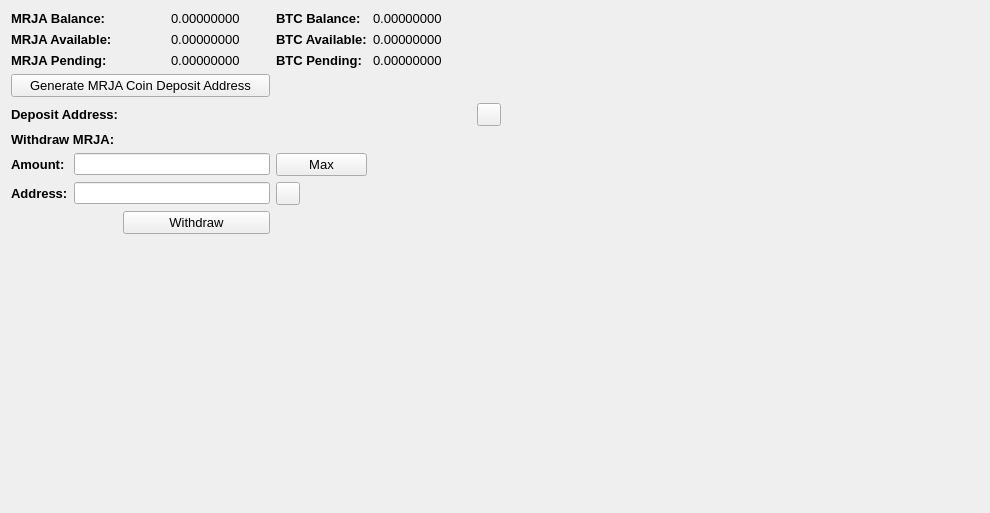
     <widget class="QWidget" name="BalanceTab">
      <attribute name="title">
       <string>Balance</string>
      </attribute>
      <layout class="QGridLayout" name="gridLayout_2">
       <item row="0" column="0" colspan="2">
        <widget class="QLabel" name="label_11">
         <property name="font">
          <font>
           <pointsize>10</pointsize>
           <weight>75</weight>
           <bold>true</bold>
          </font>
         </property>
         <property name="text">
          <string>MRJA Balance:</string>
         </property>
        </widget>
       </item>
       <item row="0" column="3">
        <widget class="QLabel" name="HMBalanceLabel">
         <property name="font">
          <font>
           <pointsize>10</pointsize>
          </font>
         </property>
         <property name="text">
          <string>0.00000000</string>
         </property>
         <property name="textInteractionFlags">
          <set>Qt::LinksAccessibleByMouse|Qt::TextSelectableByMouse</set>
         </property>
        </widget>
       </item>
       <item row="0" column="4">
        <widget class="QLabel" name="label_12">
         <property name="font">
          <font>
           <pointsize>10</pointsize>
           <weight>75</weight>
           <bold>true</bold>
          </font>
         </property>
         <property name="text">
          <string>BTC Balance:</string>
         </property>
        </widget>
       </item>
       <item row="0" column="5">
        <widget class="QLabel" name="BitcoinBalanceLabel">
         <property name="font">
          <font>
           <pointsize>10</pointsize>
          </font>
         </property>
         <property name="text">
          <string>0.00000000</string>
         </property>
         <property name="textInteractionFlags">
          <set>Qt::LinksAccessibleByMouse|Qt::TextSelectableByMouse</set>
         </property>
        </widget>
       </item>
       <item row="0" column="7" rowspan="10">
        <spacer name="horizontalSpacer_4">
         <property name="orientation">
          <enum>Qt::Horizontal</enum>
         </property>
         <property name="sizeHint" stdset="0">
          <size>
           <width>478</width>
           <height>488</height>
          </size>
         </property>
        </spacer>
       </item>
       <item row="1" column="0" colspan="2">
        <widget class="QLabel" name="label_13">
         <property name="font">
          <font>
           <pointsize>10</pointsize>
           <weight>75</weight>
           <bold>true</bold>
          </font>
         </property>
         <property name="text">
          <string>MRJA Available:</string>
         </property>
        </widget>
       </item>
       <item row="1" column="3">
        <widget class="QLabel" name="HMAvailableLabel_2">
         <property name="font">
          <font>
           <pointsize>10</pointsize>
          </font>
         </property>
         <property name="text">
          <string>0.00000000</string>
         </property>
         <property name="textInteractionFlags">
          <set>Qt::LinksAccessibleByMouse|Qt::TextSelectableByMouse</set>
         </property>
        </widget>
       </item>
       <item row="1" column="4">
        <widget class="QLabel" name="label_15">
         <property name="font">
          <font>
           <pointsize>10</pointsize>
           <weight>75</weight>
           <bold>true</bold>
          </font>
         </property>
         <property name="text">
          <string>BTC Available:</string>
         </property>
        </widget>
       </item>
       <item row="1" column="5">
        <widget class="QLabel" name="BitcoinAvailableLabel">
         <property name="font">
          <font>
           <pointsize>10</pointsize>
          </font>
         </property>
         <property name="text">
          <string>0.00000000</string>
         </property>
         <property name="textInteractionFlags">
          <set>Qt::LinksAccessibleByMouse|Qt::TextSelectableByMouse</set>
         </property>
        </widget>
       </item>
       <item row="2" column="0" colspan="2">
        <widget class="QLabel" name="label_14">
         <property name="font">
          <font>
           <pointsize>10</pointsize>
           <weight>75</weight>
           <bold>true</bold>
          </font>
         </property>
         <property name="text">
          <string>MRJA Pending:</string>
         </property>
        </widget>
       </item>
       <item row="2" column="3">
        <widget class="QLabel" name="HMPendingLabel">
         <property name="font">
          <font>
           <pointsize>10</pointsize>
          </font>
         </property>
         <property name="text">
          <string>0.00000000</string>
         </property>
         <property name="textInteractionFlags">
          <set>Qt::LinksAccessibleByMouse|Qt::TextSelectableByMouse</set>
         </property>
        </widget>
       </item>
       <item row="2" column="4">
        <widget class="QLabel" name="label_31">
         <property name="font">
          <font>
           <pointsize>10</pointsize>
           <weight>75</weight>
           <bold>true</bold>
          </font>
         </property>
         <property name="text">
          <string>BTC Pending:</string>
         </property>
        </widget>
       </item>
       <item row="2" column="5">
        <widget class="QLabel" name="BitcoinPendingLabel">
         <property name="font">
          <font>
           <pointsize>10</pointsize>
          </font>
         </property>
         <property name="text">
          <string>0.00000000</string>
         </property>
         <property name="textInteractionFlags">
          <set>Qt::LinksAccessibleByMouse|Qt::TextSelectableByMouse</set>
         </property>
        </widget>
       </item>
       <item row="3" column="0" colspan="4">
        <widget class="QPushButton" name="GenDepositBTN">
         <property name="font">
          <font>
           <pointsize>10</pointsize>
          </font>
         </property>
         <property name="text">
          <string>Generate MRJA Coin Deposit Address</string>
         </property>
        </widget>
       </item>
       <item row="4" column="0" colspan="3">
        <widget class="QLabel" name="label_33">
         <property name="font">
          <font>
           <pointsize>10</pointsize>
           <weight>75</weight>
           <bold>true</bold>
          </font>
         </property>
         <property name="text">
          <string>Deposit Address:</string>
         </property>
        </widget>
       </item>
       <item row="4" column="3" colspan="3">
        <widget class="QLabel" name="DepositAddressLabel">
         <property name="minimumSize">
          <size>
           <width>300</width>
           <height>0</height>
          </size>
         </property>
         <property name="palette">
          <palette>
           <active>
            <colorrole role="WindowText">
             <brush brushstyle="SolidPattern">
              <color alpha="255">
               <red>0</red>
               <green>0</green>
               <blue>0</blue>
              </color>
             </brush>
            </colorrole>
            <colorrole role="Text">
             <brush brushstyle="SolidPattern">
              <color alpha="255">
               <red>0</red>
               <green>0</green>
               <blue>255</blue>
              </color>
             </brush>
            </colorrole>
           </active>
           <inactive>
            <colorrole role="WindowText">
             <brush brushstyle="SolidPattern">
              <color alpha="255">
               <red>0</red>
               <green>0</green>
               <blue>0</blue>
              </color>
             </brush>
            </colorrole>
            <colorrole role="Text">
             <brush brushstyle="SolidPattern">
              <color alpha="255">
               <red>0</red>
               <green>0</green>
               <blue>255</blue>
              </color>
             </brush>
            </colorrole>
           </inactive>
           <disabled>
            <colorrole role="WindowText">
             <brush brushstyle="SolidPattern">
              <color alpha="255">
               <red>120</red>
               <green>120</green>
               <blue>120</blue>
              </color>
             </brush>
            </colorrole>
            <colorrole role="Text">
             <brush brushstyle="SolidPattern">
              <color alpha="255">
               <red>120</red>
               <green>120</green>
               <blue>120</blue>
              </color>
             </brush>
            </colorrole>
           </disabled>
          </palette>
         </property>
         <property name="font">
          <font>
           <pointsize>10</pointsize>
           <weight>75</weight>
           <bold>true</bold>
          </font>
         </property>
         <property name="text">
          <string/>
         </property>
         <property name="alignment">
          <set>Qt::AlignRight|Qt::AlignTrailing|Qt::AlignVCenter</set>
         </property>
         <property name="textInteractionFlags">
          <set>Qt::LinksAccessibleByMouse|Qt::TextSelectableByKeyboard|Qt::TextSelectableByMouse</set>
         </property>
        </widget>
       </item>
       <item row="4" column="6">
        <widget class="QToolButton" name="DepositCopyButton">
         <property name="toolTip">
          <string>Copy to clipboard</string>
         </property>
         <property name="text">
          <string/>
         </property>
         <property name="icon">
          <iconset resource="../bitcoin.qrc">
           <normaloff>:/icons/editcopy</normaloff>:/icons/editcopy</iconset>
         </property>
         <property name="shortcut">
          <string>Alt+P</string>
         </property>
        </widget>
       </item>
       <item row="5" column="0" colspan="2">
        <widget class="QLabel" name="label_34">
         <property name="font">
          <font>
           <pointsize>10</pointsize>
           <weight>75</weight>
           <bold>true</bold>
          </font>
         </property>
         <property name="text">
          <string>Withdraw MRJA:</string>
         </property>
        </widget>
       </item>
       <item row="6" column="0">
        <widget class="QLabel" name="label_26">
         <property name="font">
          <font>
           <pointsize>10</pointsize>
           <weight>75</weight>
           <bold>true</bold>
          </font>
         </property>
         <property name="text">
          <string>Amount:</string>
         </property>
        </widget>
       </item>
       <item row="6" column="1" colspan="3">
        <widget class="QLineEdit" name="WithdrawUnitsInput">
         <property name="font">
          <font>
           <pointsize>9</pointsize>
           <weight>75</weight>
           <bold>true</bold>
          </font>
         </property>
         <property name="text">
          <string/>
         </property>
        </widget>
       </item>
       <item row="6" column="4">
        <widget class="QPushButton" name="Withdraw_Max_Amount">
         <property name="font">
          <font>
           <pointsize>10</pointsize>
          </font>
         </property>
         <property name="text">
          <string>Max</string>
         </property>
        </widget>
       </item>
       <item row="7" column="0">
        <widget class="QLabel" name="label_10">
         <property name="font">
          <font>
           <pointsize>10</pointsize>
           <weight>75</weight>
           <bold>true</bold>
          </font>
         </property>
         <property name="text">
          <string>Address:</string>
         </property>
        </widget>
       </item>
       <item row="7" column="1" colspan="3">
        <widget class="QLineEdit" name="WithdrawAddress">
         <property name="font">
          <font>
           <pointsize>9</pointsize>
           <weight>75</weight>
           <bold>true</bold>
          </font>
         </property>
        </widget>
       </item>
       <item row="7" column="4">
        <widget class="QToolButton" name="WithdrawPasteButton">
         <property name="toolTip">
          <string>Paste from clipboard</string>
         </property>
         <property name="text">
          <string/>
         </property>
         <property name="icon">
          <iconset resource="../bitcoin.qrc">
           <normaloff>:/icons/editpaste</normaloff>:/icons/editpaste</iconset>
         </property>
         <property name="shortcut">
          <string>Alt+P</string>
         </property>
        </widget>
       </item>
       <item row="8" column="2" colspan="2">
        <widget class="QPushButton" name="WithdrawUnitsBtn">
         <property name="font">
          <font>
           <pointsize>10</pointsize>
          </font>
         </property>
         <property name="text">
          <string>Withdraw</string>
         </property>
        </widget>
       </item>
       <item row="9" column="0" colspan="6">
        <spacer name="verticalSpacer">
         <property name="orientation">
          <enum>Qt::Vertical</enum>
         </property>
         <property name="sizeHint" stdset="0">
          <size>
           <width>428</width>
           <height>262</height>
          </size>
         </property>
        </spacer>
       </item>
      </layout>
      <zorder>label_31</zorder>
      <zorder>label_15</zorder>
      <zorder>label_12</zorder>
      <zorder>label_14</zorder>
      <zorder>label_13</zorder>
      <zorder>label_11</zorder>
      <zorder>BitcoinBalanceLabel</zorder>
      <zorder>HMBalanceLabel</zorder>
      <zorder>HMAvailableLabel_2</zorder>
      <zorder>HMPendingLabel</zorder>
      <zorder>BitcoinAvailableLabel</zorder>
      <zorder>BitcoinPendingLabel</zorder>
      <zorder>label_33</zorder>
      <zorder>GenDepositBTN</zorder>
      <zorder>DepositAddressLabel</zorder>
      <zorder>Withdraw_Max_Amount</zorder>
      <zorder>label_34</zorder>
      <zorder>WithdrawUnitsInput</zorder>
      <zorder>label_10</zorder>
      <zorder>label_26</zorder>
      <zorder>WithdrawAddress</zorder>
      <zorder>WithdrawUnitsBtn</zorder>
      <zorder>horizontalSpacer_4</zorder>
      <zorder>verticalSpacer</zorder>
      <zorder>WithdrawPasteButton</zorder>
      <zorder>DepositCopyButton</zorder>
     </widget>
